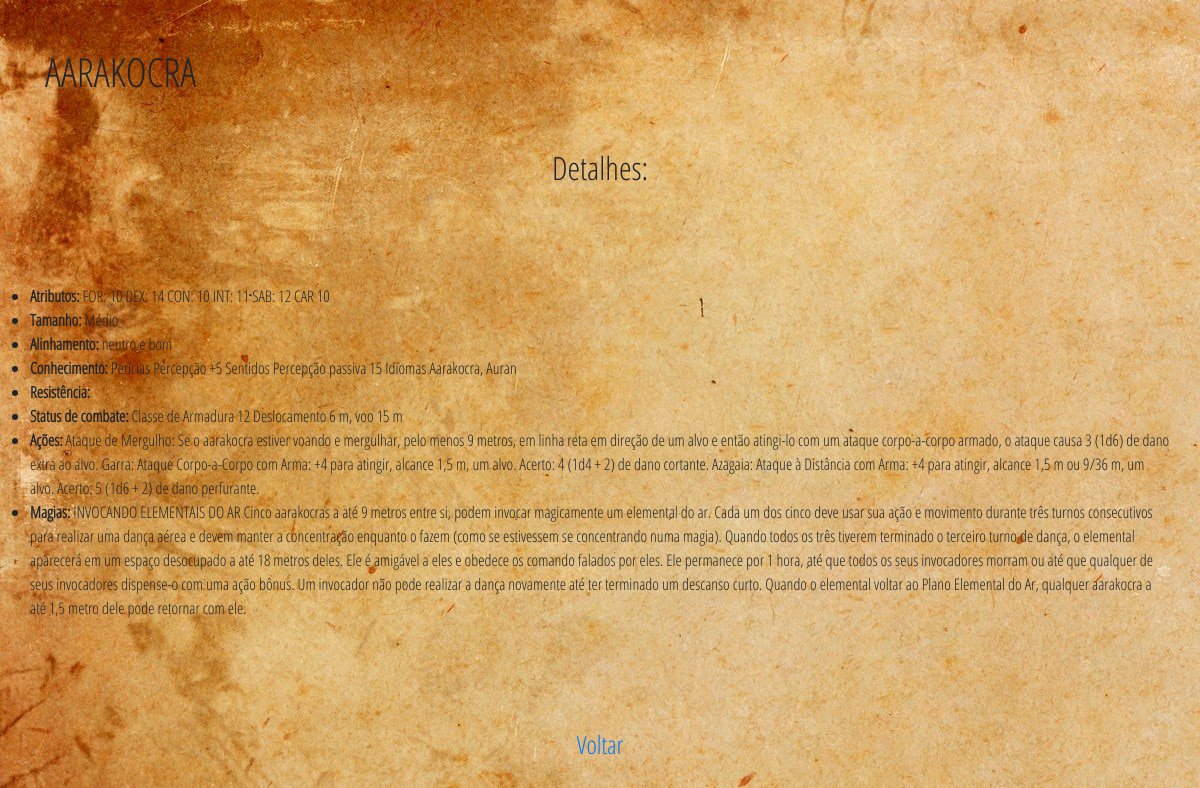
The page /criaturas-cadastradas/1/ on the database as committed earlier.
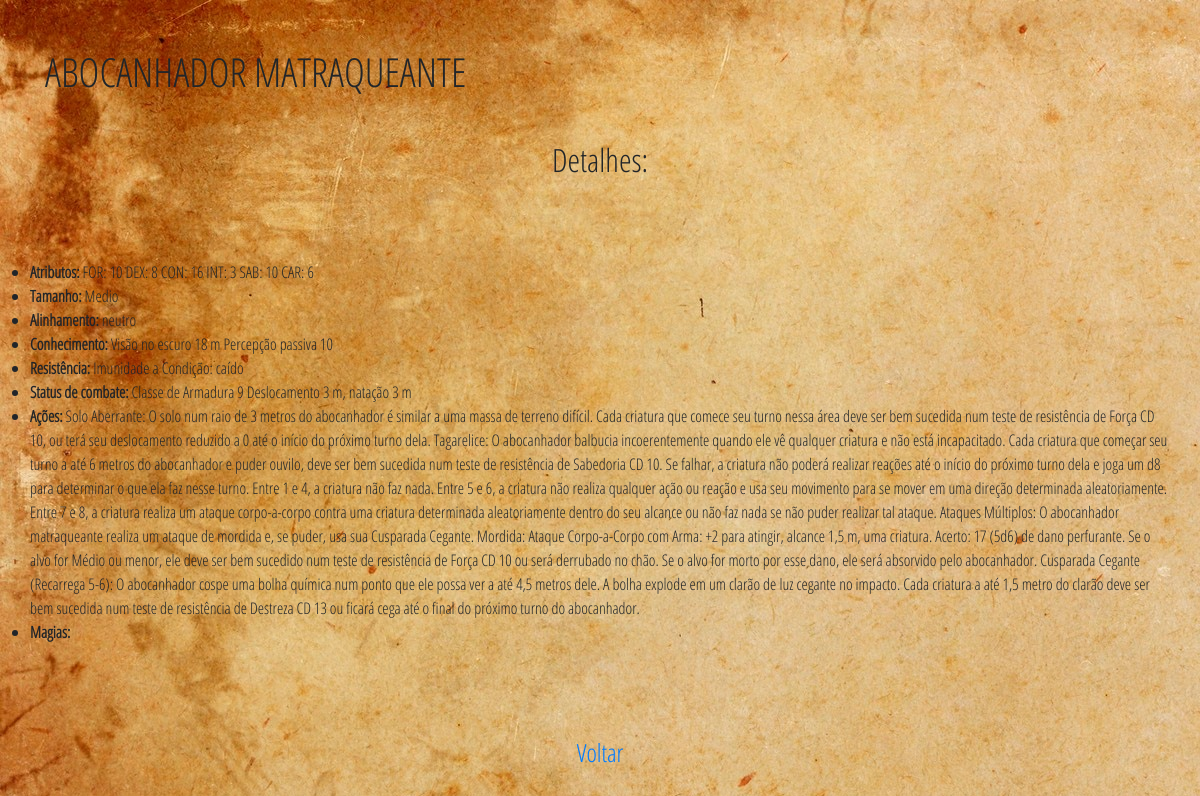
The same page on the database as committed later.
### bestiario_frontend/models.py (models this page shows)
class Criatura(models.Model):
    nickname = models.CharField(unique=True, max_length=100)
    atributos = models.TextField()
    status_combate = models.CharField(max_length=1024)
    tamanho = models.CharField(max_length=1024)
    conhecimento = models.CharField(max_length=1024)
    alinhamento = models.CharField(max_length=1024)
    resistencia = models.CharField(max_length=1024)
    acoes = models.TextField()
    magias = models.TextField()
    class Meta:
        db_table = 'criatura'

### bestiario_frontend/views.py (the view)
# urls.py: path('criaturas-cadastradas/<id>/', views.detalhesCriaturas, name='detalhes-criatura'),
def detalhesCriaturas(request, id):
    criatura = Criatura.objects.get(id=id)
    return render(request, 'detalhes-criatura.html', {'criatura': criatura})

### bestiario_frontend/templates/detalhes-criatura.html (shortened to what this page needs)
<!DOCTYPE html>
<html lang="en">
<head>
    {% load static %}
    <link href='{% static "style.css" %}' type="text/css" rel="stylesheet" />
    <link rel="stylesheet" href="{% static 'css/bootstrap.min.css' %}">
    <link rel="stylesheet" href="{% static 'fa/css/all.min.css' %}">
</head>
<body>
    <section class="vh-100">
        <div class="container py-5 h-100">
            <h1>{{ criatura.nickname }}</h1>
            <div class="row d-flex justify-content-center align-items-center h-100">
                <h2>Detalhes:</h2>
                <ul>
                    <li><b>Atributos:</b> {{ criatura.atributos }}</li>
                    <li><b>Tamanho:</b> {{ criatura.tamanho }}</li>
                    <li><b>Alinhamento:</b> {{ criatura.alinhamento }}</li>
                    <li><b>Conhecimento:</b> {{ criatura.conhecimento }}</li>
                    <li><b>Resistência:</b> {{ criatura.resistencia }}</li>
                    <li><b>Status de combate:</b> {{ criatura.status_combate }}</li>
                    <li><b>Ações:</b> {{ criatura.acoes }}</li>
                    <li><b>Magias:</b> {{ criatura.magias }}</li>
                </ul>
                <div>
                    <a href="{% url 'painel' %}" style = "font-size: 25px;">Voltar</a>
                </div>
            </div>
        </div>
    </section>
</body>
</html>

### bestiario_frontend/static/style.css (style rules this page uses)
* { margin: 0; padding: 0; box-sizing: border-box; font-family: "Open Sans"; }
html,body { height: 100%; }

Rows that differ between the two databases and show on the page:
changed Criatura: nickname "AARAKOCRA" → "ABOCANHADOR MATRAQUEANTE"; atributos "FOR: 10 DEX: 14 CON: 10 INT: 11 SAB: 12 CAR 10" → "FOR: 10 DEX: 8 CON: 16 INT: 3 SAB: 10 CAR: 6"; tamanho "Médio" → "Medio"; alinhamento "neutro e bom" → "neutro"; conhecimento "Perícias Percepção +5 Sentidos Percepção passiva 15 Idiomas Aarakocra, Auran" → "Visão no escuro 18 m Percepção passiva 10"; resistencia (not shown) → "Imunidade a Condição: caído"; status_combate "Classe de Armadura 12 Deslocamento 6 m, voo 15 m" → "Classe de Armadura 9 Deslocamento 3 m, natação 3 m"; acoes "Ataque de Mergulho: Se o aarakocra estiver voando e mergulhar, pelo menos 9 metros, em linha reta em direção de um alvo e então atingi-lo com um ataque corpo-a-corpo armado, o ataque causa 3 (1d6) de dano extra ao alvo. Garra: Ataque Corpo-a-Corpo com Arma: +4 para atingir, alcance 1,5 m, um alvo. Acerto: 4 (1d4 + 2) de dano cortante. Azagaia: Ataque à Distância com Arma: +4 para atingir, alcance 1,5 m ou 9/36 m, um alvo. Acerto: 5 (1d6 + 2) de dano perfurante." → "Solo Aberrante: O solo num raio de 3 metros do abocanhador é similar a uma massa de terreno difícil. Cada criatura que comece seu turno nessa área deve ser bem sucedida num teste de resistência de Força CD 10, ou terá seu deslocamento reduzido a 0 até o início do próximo turno dela. Tagarelice: O abocanhador balbucia incoerentemente quando ele vê qualquer criatura e não está incapacitado. Cada criatura que começar seu turno a até 6 metros do abocanhador e puder ouvilo, deve ser bem sucedida num teste de resistência de Sabedoria CD 10. Se falhar, a criatura não poderá realizar reações até o início do próximo turno dela e joga um d8 para determinar o que ela faz nesse turno. Entre 1 e 4, a…"; magias "INVOCANDO ELEMENTAIS DO AR Cinco aarakocras a até 9 metros entre si, podem invocar magicamente um elemental do ar. Cada um dos cinco deve usar sua ação e movimento durante três turnos consecutivos para realizar uma dança aérea e devem manter a concentração enquanto o fazem (como se estivessem se concentrando numa magia). Quando todos os três tiverem terminado o terceiro turno de dança, o elemental aparecerá em um espaço desocupado a até 18 metros deles. Ele é amigável a eles e obedece os comando falados por eles. Ele permanece por 1 hora, até que todos os seus invocadores morram ou até que qualquer de seus invocadores dispense-o com uma ação bônus. Um invocador não pode realizar a dança…" → (not shown)
